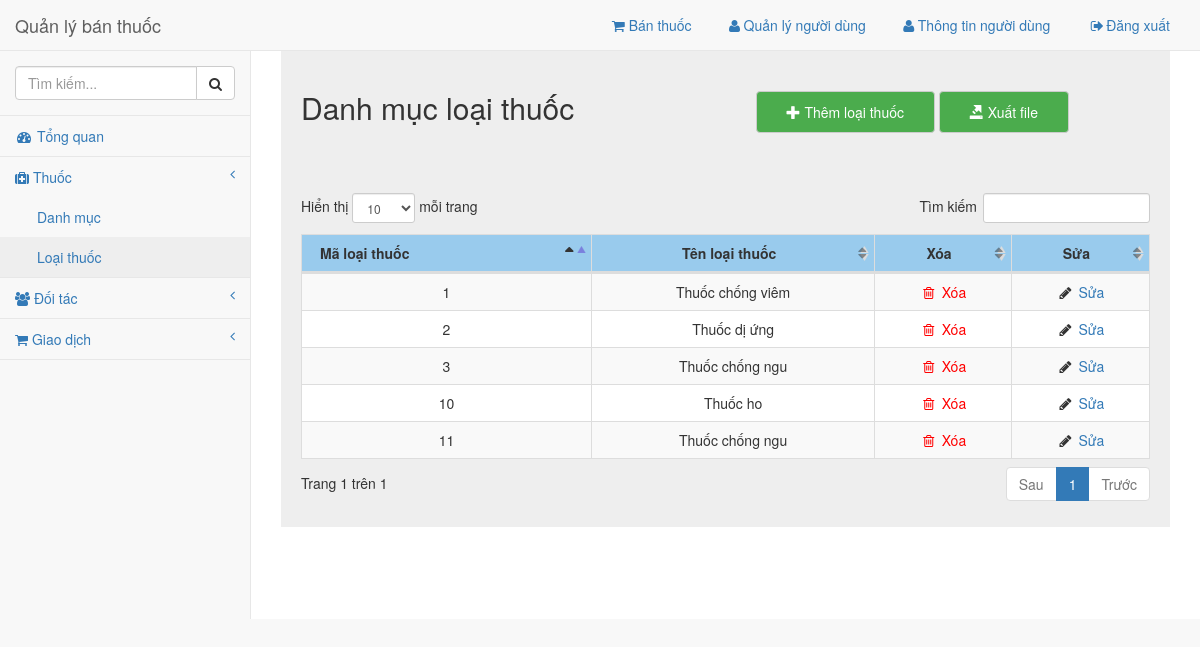
The app's page /admin/pages/loaithuoc.php (signed in) with its own data.
### tables this page shows
CREATE TABLE `loaithuoc` (
  `id` int(11) NOT NULL,
  `ten` varchar(128) NOT NULL
);

### library/VSCPDO.php (called while the page is built, shortened)
<?php
$tenserver = "localhost";
$tentaikhoan = "root";
$matkhau = "";
$tencsdl = "thuoc";
 ?>
 <?php
class vsc_pdo {
	private $server;
	private $username;
	private $password;
	private $database;
	public $conn;
	function __construct($conn = null) {
		try {
			$this->conn = new PDO("mysql:host=$this->server;dbname=$this->database", $this->username, $this->password);
			$this->conn->exec("set names utf8");
			$this->conn->setAttribute(PDO::ATTR_DEFAULT_FETCH_MODE, PDO::FETCH_ASSOC);
		}
     catch (PDOException $e)
      {
			echo $e->getMessage();
			exit();
		}
	}
	function fetch_all($sql) {
		try {
			$stmt = $this->conn->prepare($sql);
			$stmt->execute();
			$rows = $stmt->fetchAll();
			return $rows;
		}
    catch (PDOException $e) {
			return false;
		}
	}
	function getConnection($conn=null) {
		$arr = explode(",", $conn);
			$this->server = @$arr[0];
			$this->username = @$arr[1];
			$this->password = @$arr[2];
			$this->database = @$arr[3];
	}
}
$exp = new vsc_pdo("$tenserver,$tentaikhoan,$matkhau,$tencsdl");
 ?>

### admin/pages/loaithuoc.php (the view, shortened to what this page needs)
<!DOCTYPE html>
<html lang="en">
<head>
    <?php require('../common/head.php'); ?>
    <?php
      $loaithuoc = $exp->fetch_all("select * from loaithuoc");
     ?>
    <link rel="stylesheet" href="../dist/css/loaithuoc.css">
    <link href="../../library/datatables-plugins/integration/bootstrap/3/dataTables.bootstrap.css" rel="stylesheet">
</head>
<body>
    <div id="wrapper">
        <?php require('../common/nav.php'); ?>
        <div id="page-wrapper">
          <div class="grey">
            <div class="row header">
              <div class="col-md-6">
                <h2 class='title'>Danh mục loại thuốc</h2>
              </div>
              <div class="col-md-6 right">
                <button class='btn btn-default' type="button" name="button" data-toggle="modal" data-target="#myModal"><i class='glyphicon glyphicon-plus'></i>  Thêm loại thuốc</button>
                <button class='btn btn-default' type="button" name="button"><i class='	glyphicon glyphicon-export'></i> Xuất file</button>
              </div>
            </div>
            <div class="row">
              <div class="col-md-12" id="data">
                <table class="table table-striped table-bordered table-hover" id="dataTables-example">
                         <thead>
                             <tr align="center">
                                 <th>Mã loại thuốc</th>
                                 <td> <strong>Tên loại thuốc</strong> </td>
                                 <td> <strong>Xóa</strong> </td>
                                 <td> <strong>Sửa</strong> </td>
                             </tr>
                         </thead>
                         <tbody id="data">
                           <?php foreach($loaithuoc as $key => $value): ?>
                             <tr class="odd gradeX" align="center">
                                 <td><?php echo $value['id']; ?></td>
                                 <td><?php echo $value['ten']; ?></td>
                                 <td class="center"><i style='color:red;' class="fa fa-trash-o  fa-fw"></i><a href="../api/xoaloaithuoc.php?id=<?php echo $value['id']; ?>" class='delete' onclick="return confirm('Bạn có chắc không?')"  style='color:red;' href="#"> Xóa</a></td>
                                 <td class="center">
                                   <i  class="fa fa-pencil fa-fw"></i>
                                   <a class='edit' data-toggle="modal" data-target="#sualoaithuoc"  href="#"
                                      data-id=<?php echo $value['id']; ?>
                                      data-ten="<?php echo $value['ten']; ?>"
                                    >Sửa</a>
                                 </td>
                             </tr>
                          <?php endforeach; ?>
                         </tbody>
                     </table>
              </div>
            </div>
          </div>
        </div>
</body>
</html>

### records on screen
loaithuoc: id "1", ten "Thuốc chống viêm"
loaithuoc: id "2", ten "Thuốc dị ứng"
loaithuoc: id "3", ten "Thuốc chống ngu"
loaithuoc: id "10", ten "Thuốc ho"
loaithuoc: id "11", ten "Thuốc chống ngu"
